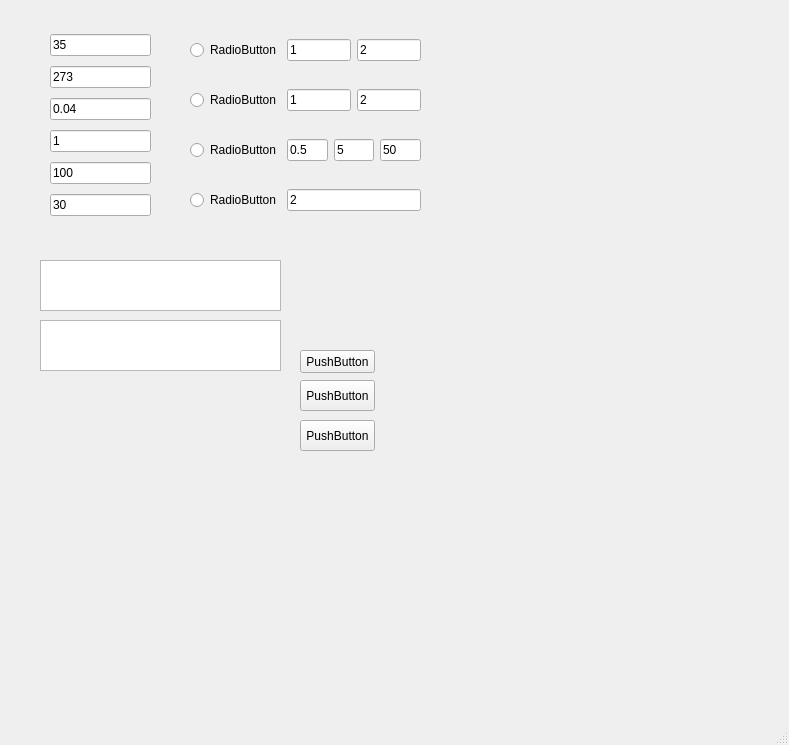
<?xml version="1.0" encoding="UTF-8"?>
<ui version="4.0">
 <class>MainWindow</class>
 <widget class="QMainWindow" name="MainWindow">
  <property name="geometry">
   <rect>
    <x>0</x>
    <y>0</y>
    <width>789</width>
    <height>745</height>
   </rect>
  </property>
  <property name="windowTitle">
   <string>MainWindow</string>
  </property>
  <widget class="QWidget" name="centralwidget">
   <widget class="QWidget" name="formLayoutWidget">
    <property name="geometry">
     <rect>
      <x>50</x>
      <y>30</y>
      <width>101</width>
      <height>191</height>
     </rect>
    </property>
    <layout class="QVBoxLayout" name="verticalLayout">
     <item>
      <widget class="QLineEdit" name="lineEdit_h">
       <property name="text">
        <string>35</string>
       </property>
      </widget>
     </item>
     <item>
      <widget class="QLineEdit" name="lineEdit_k">
       <property name="text">
        <string>273</string>
       </property>
      </widget>
     </item>
     <item>
      <widget class="QLineEdit" name="lineEdit_t">
       <property name="text">
        <string>0.04</string>
       </property>
      </widget>
     </item>
     <item>
      <widget class="QLineEdit" name="lineEdit_w">
       <property name="text">
        <string>1</string>
       </property>
      </widget>
     </item>
     <item>
      <widget class="QLineEdit" name="lineEdit_tb">
       <property name="text">
        <string>100</string>
       </property>
      </widget>
     </item>
     <item>
      <widget class="QLineEdit" name="lineEdit_ta">
       <property name="text">
        <string>30</string>
       </property>
      </widget>
     </item>
    </layout>
   </widget>
   <widget class="QPushButton" name="pushButton_1">
    <property name="geometry">
     <rect>
      <x>300</x>
      <y>350</y>
      <width>75</width>
      <height>23</height>
     </rect>
    </property>
    <property name="text">
     <string>PushButton</string>
    </property>
   </widget>
   <widget class="QPushButton" name="pushButton_2">
    <property name="geometry">
     <rect>
      <x>300</x>
      <y>380</y>
      <width>75</width>
      <height>31</height>
     </rect>
    </property>
    <property name="text">
     <string>PushButton</string>
    </property>
   </widget>
   <widget class="QWidget" name="horizontalLayoutWidget">
    <property name="geometry">
     <rect>
      <x>190</x>
      <y>30</y>
      <width>231</width>
      <height>41</height>
     </rect>
    </property>
    <layout class="QHBoxLayout" name="horizontalLayout">
     <item>
      <widget class="QRadioButton" name="radioButton_1">
       <property name="text">
        <string>RadioButton</string>
       </property>
      </widget>
     </item>
     <item>
      <widget class="QLineEdit" name="lineEdit_1_x">
       <property name="text">
        <string>1</string>
       </property>
      </widget>
     </item>
     <item>
      <widget class="QLineEdit" name="lineEdit_1_L">
       <property name="text">
        <string>2</string>
       </property>
      </widget>
     </item>
    </layout>
   </widget>
   <widget class="QWidget" name="horizontalLayoutWidget_2">
    <property name="geometry">
     <rect>
      <x>190</x>
      <y>80</y>
      <width>231</width>
      <height>41</height>
     </rect>
    </property>
    <layout class="QHBoxLayout" name="horizontalLayout_2">
     <item>
      <widget class="QRadioButton" name="radioButton_2">
       <property name="text">
        <string>RadioButton</string>
       </property>
      </widget>
     </item>
     <item>
      <widget class="QLineEdit" name="lineEdit_2_x">
       <property name="text">
        <string>1</string>
       </property>
      </widget>
     </item>
     <item>
      <widget class="QLineEdit" name="lineEdit_2_L">
       <property name="text">
        <string>2</string>
       </property>
      </widget>
     </item>
    </layout>
   </widget>
   <widget class="QWidget" name="horizontalLayoutWidget_3">
    <property name="geometry">
     <rect>
      <x>190</x>
      <y>130</y>
      <width>231</width>
      <height>41</height>
     </rect>
    </property>
    <layout class="QHBoxLayout" name="horizontalLayout_3">
     <item>
      <widget class="QRadioButton" name="radioButton_3">
       <property name="text">
        <string>RadioButton</string>
       </property>
      </widget>
     </item>
     <item>
      <widget class="QLineEdit" name="lineEdit_3_x">
       <property name="text">
        <string>0.5</string>
       </property>
      </widget>
     </item>
     <item>
      <widget class="QLineEdit" name="lineEdit_3_L">
       <property name="text">
        <string>5</string>
       </property>
      </widget>
     </item>
     <item>
      <widget class="QLineEdit" name="lineEdit_3_T">
       <property name="text">
        <string>50</string>
       </property>
      </widget>
     </item>
    </layout>
   </widget>
   <widget class="QWidget" name="horizontalLayoutWidget_4">
    <property name="geometry">
     <rect>
      <x>190</x>
      <y>180</y>
      <width>231</width>
      <height>41</height>
     </rect>
    </property>
    <layout class="QHBoxLayout" name="horizontalLayout_4">
     <item>
      <widget class="QRadioButton" name="radioButton_4">
       <property name="text">
        <string>RadioButton</string>
       </property>
      </widget>
     </item>
     <item>
      <widget class="QLineEdit" name="lineEdit_4_x">
       <property name="text">
        <string>2</string>
       </property>
      </widget>
     </item>
    </layout>
   </widget>
   <widget class="QTextBrowser" name="textBrowser_1">
    <property name="geometry">
     <rect>
      <x>40</x>
      <y>260</y>
      <width>241</width>
      <height>51</height>
     </rect>
    </property>
   </widget>
   <widget class="QTextBrowser" name="textBrowser_2">
    <property name="geometry">
     <rect>
      <x>40</x>
      <y>320</y>
      <width>241</width>
      <height>51</height>
     </rect>
    </property>
   </widget>
   <widget class="QPushButton" name="pushButton_3">
    <property name="geometry">
     <rect>
      <x>300</x>
      <y>420</y>
      <width>75</width>
      <height>31</height>
     </rect>
    </property>
    <property name="text">
     <string>PushButton</string>
    </property>
   </widget>
  </widget>
  <widget class="QMenuBar" name="menubar">
   <property name="geometry">
    <rect>
     <x>0</x>
     <y>0</y>
     <width>789</width>
     <height>21</height>
    </rect>
   </property>
  </widget>
  <widget class="QStatusBar" name="statusbar"/>
 </widget>
 <resources/>
 <connections/>
</ui>
